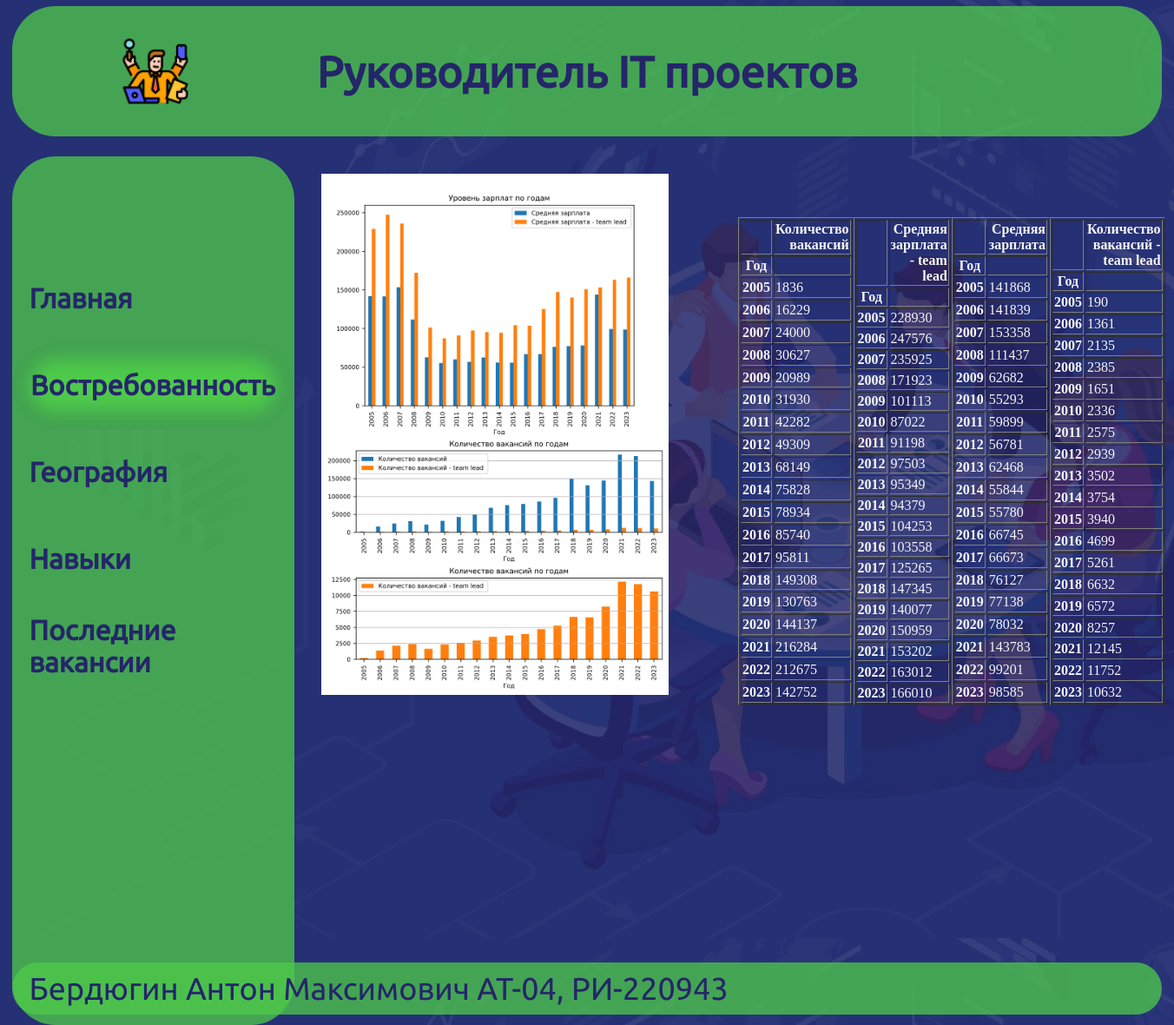
/relevance, run on the app's committed database.
### it_director/models.py (models this page shows)
class BinaryMedia(models.Model):
    file_binary = models.ImageField(upload_to='binary_data/%Y/%m/%d', blank=False, verbose_name='Бинарный файл')
    class Meta:
        abstract = True

class NavBinary(BinaryMedia):
    heading = models.CharField(max_length=100, verbose_name='Заголовок вакансии')
    menu_item_1 = models.CharField(max_length=25, verbose_name='Первый пункт меню')
    menu_item_2 = models.CharField(max_length=25, verbose_name='Второй пункт меню')
    menu_item_3 = models.CharField(max_length=25, verbose_name='Третий пункт меню')
    menu_item_4 = models.CharField(max_length=25, verbose_name='Четвертый пункт меню')
    menu_item_5 = models.CharField(max_length=25, verbose_name='Пятый пункт меню')
    author_name = models.CharField(max_length=50, verbose_name='Имя автора')

class TextualData(models.Model):
    text_content = models.TextField(blank=True, verbose_name='Текстовое содержимое')
    class Meta:
        abstract = True

class RelevanceData(TextualData):
    salary_graph = models.ImageField(upload_to='binary_data/%Y/%m/%d', blank=False, verbose_name='График уровня зарплат по годам')
    vacancy_graph = models.ImageField(upload_to='binary_data/%Y/%m/%d', blank=False, verbose_name='График количества вакансий по годам')

### it_director/views.py (the view)
# urls.py: path('relevance', relevance, name='relevance'),
def relevance(request):
    navigation = NavBinary.objects.all()
    relevance_results = RelevanceData.objects.all()
    context = {'relevance_results': relevance_results, 'navigation': navigation}
    return render(request, 'relevance.html', context)

### templates/relevance.html (shortened to what this page needs)
{% load static %}
<!DOCTYPE html>
<html lang="ru">
<head>
    {% for nav in navigation %}
        <link rel="stylesheet" href="{% static "css/styles.css" %}">
        </head>
        <body>
        <header>
            <div class="name">
                <p style="margin-top: 50px">{{ nav.heading }}</p>
                <img class="logo" src="{{ nav.file_binary.url }}">
            </div>
        </header>
        <main>
        <div class="body">
        <div style="height: 1000px" class="navigation">
            <nav>
                <ul>
                    <li>
                        <div><a href="/">{{ nav.menu_item_1 }}</a></div>
                    </li>
                    <li>
                        <div class="active-div"><a style="margin-left: 0"
                                                   href={% url 'relevance' %}>{{ nav.menu_item_2 }}</a></div>
                    </li>
                    <li>
                        <div><a href={% url 'location' %}>{{ nav.menu_item_3 }}</a></div>
                    </li>
                    <li>
                        <div><a href={% url 'job_abilities' %}>{{ nav.menu_item_4 }}</a></div>
                    </li>
                    <li>
                        <div><a href={% url 'recent_jobs' %}>{{ nav.menu_item_5 }}</a></div>
                    </li>
                </ul>
            </nav>
        </div>
    {% endfor %}
    <div class="home_text" style="top: 200px">
        {% for data in relevance_results %}
            <img class="demand_graph_1" src="{{ data.salary_graph.url }}"/>
            <img class="demand_graph_2" src="{{ data.vacancy_graph.url }}"/>
            <div class="tables">
                {{ data.text_content|safe }}
            </div>
        {% endfor %}
    </div>
    </div>
    </main>
    {% for nav in navigation %}
        <footer>
            <p style="margin-left: 20px">{{ nav.author_name }}</p>
        </footer>
    {% endfor %}
    </body>
</html>

### static/css/styles.css (style rules this page uses)
html, body { padding: 0; margin: 0; background-image: url("../images/background.png"); }
header { position: absolute; margin-left: 1%; margin-top: 0.5%; width: 98%; height: 150px; border-radius: 50px; background: rgba(78, 203, 74, 0.75); z-index: 2; }
footer { margin-left: 1%; position: fixed; width: 98%; height: 60px; bottom: 1%; border-radius: 50px; background: rgba(78, 203, 74, 0.75); display: flex; align-items: center; }
footer p { color: #252669; font-family: "Ubuntu-Regular"; font-size: 36px; font-style: normal; font-weight: 200; line-height: normal; }
a { text-decoration: none }
.logo { width: 80px; height: 80px; position: absolute; left: 125px; top: 35px }
.name { align-self: center; width: 100%; height: 60px; left: 550px; top: 35px; font-family: 'Ubuntu-Regular'; font-style: normal; font-weight: 700; font-size: 50px; line-height: 51px; text-align: center; justify-content: center; color: #252669; }
.navigation { margin-top: 180px; margin-left: 1%; margin-bottom: 2%; justify-content: center; align-items: center; position: absolute; width: 325px; height: 100%; left: 0px; top: 0px; border-radius: 50px; background: rgba(78, 203, 74, 0.75); }
.navigation ul { text-align: left; list-style: none; padding-top: 30%; }
.navigation li { margin: 0 -40px; font-family: "Ubuntu-Regular"; font-size: 32px; font-weight: bold; }
.navigation li div { width: 89%; height: 100px; display: flex; align-items: center; }
.navigation li a { color: #252669 !important; margin-left: 20px; }
.active-div { border-radius: 50px; background: #4ECB4A; box-shadow: 0px 0px 20px 20px rgba(37, 38, 105, 0.25) inset; justify-content: center; }
.home_text { position: absolute; left: 350px; top: 150px; }
.demand_graph_1 { width: 400px; height: 300px; position: absolute; left: 20px; top: 0px; }
.demand_graph_2 { width: 400px; height: 300px; left: 20px; position: absolute; top: 300px }
.tables { display: flex; flex-direction: row; justify-content: flex-start; position: absolute; left: 500px; top: 50px }
.tables table { color: #F5F5F5; }

### data on the page
NavBinary: heading "Руководитель IT проектов", file_binary (picture), menu_item_1 "Главная", menu_item_2 "Востребованность", menu_item_3 "География", menu_item_4 "Навыки", menu_item_5 "Последние вакансии", author_name "Бердюгин Антон Максимович АТ-04, РИ-220943"
RelevanceData: salary_graph (picture), vacancy_graph (picture), text_content "Количество вакансий Год 2005 1836 2006 16229 2007 24000 2008 30627 2009 20989 2010 31930 2011 42282 2012 49309 2013 68149 2014 75828 2015 78934 2016 85740 2017 95811 2018 149308 2019 130763 2020 144137 2021 216284 2022 212675 2023 142752 Средняя зарплата - team lead Год 2005 228930 2006 247576 2007 235925 2008 171923 2009 101113 2010 87022 2011 91198 2012 97503 2013 95349 2014 94379 2015 104253 2016 103558 2017 125265 2018 147345 2019 140077 2020 150959 2021 153202 2022 163012 2023 166010 Средняя зарплата Год 2005 141868 2006 141839 2007 153358 2008 111437 2009 62682 2010 55293 2011 59899 2012 56781 2013 62468 2014 55844 2015 55780 2016 66745 2017 66673 2018 76127 2019 77138 2020 78032 2021…"
